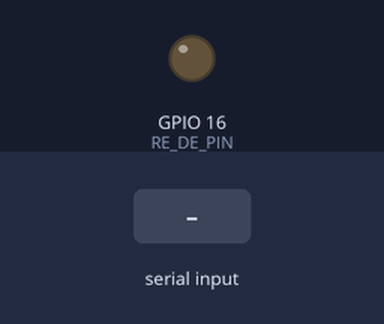
This sketch was run on a simulated ESP32. On the bench: output pins drawn as LEDs (lit = HIGH). The inputs (shaded band) are chosen by the test bench. What the sketch prints to the serial monitor is not drawn.

Above: at 1.2 s.
1.3 s: "1" received over the second serial link
Timing chart, 0 to 4.3 s (numbered marks = the images above; inputs shaded):
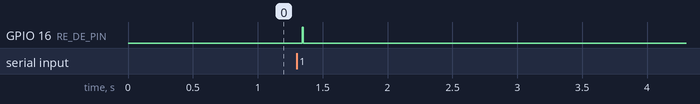

The sketch:

main.ino
```cpp
HardwareSerial Sender(1);
#define RE_DE_PIN 16
#define SENSOR_BUFF_LEN 9
typedef struct sensor_t {
  uint8_t buff[SENSOR_BUFF_LEN] = { 0 };
  uint8_t buff_i = 0;
  uint8_t buff_ready = 0;
  uint32_t buff_timer = 0;
  int16_t ppb_old = -1;
  int16_t ppb_cur = -1;
} sensor_t;
sensor_t sensor = {};

unsigned char FucCheckSum(unsigned char *i, unsigned char ln)
{
  unsigned char j, tempq = 0;
  i += 1;
  for (j = 0; j < (ln - 2); j++)
  {
    tempq += *i;
    i++;
  }
  tempq = (~tempq) + 1; return (tempq);
}

uint8_t checksum_valid()
{
  if (FucCheckSum(sensor.buff, SENSOR_BUFF_LEN) == sensor.buff[SENSOR_BUFF_LEN-1])
  {
    return 1;
  }
  return 0;
}

uint8_t ppb_get()
{
  int16_t ppb = sensor.buff[4] * 256 + sensor.buff[5];
  return ppb;
}

void ze27o3_listen()
{
  if (Serial2.available() > 0)
  {
    uint8_t c = Serial2.read();
    sensor.buff[sensor.buff_i] = c;
    sensor.buff_i += 1;
    sensor.buff_ready = 1;
    sensor.buff_timer = millis();
  }
}

int8_t ze27o3_ready()
{
  if (sensor.buff_ready && millis() - sensor.buff_timer > 40)
  {
    return 1;
  }
  return 0;
}

void ze27o3_write()
{
  digitalWrite(RE_DE_PIN, HIGH);
  for(int i = 0; i < SENSOR_BUFF_LEN; i++)
  {
    Sender.write(sensor.buff[i]);
  }
  delay(10);
  digitalWrite(RE_DE_PIN, LOW);
}

void ze27o3_debug()
{
    int16_t ppb = ppb_get();
    Serial.print("PPB: ");
    Serial.println(ppb);

    Serial.print("BUFF: ");
    for(int i = 0; i < SENSOR_BUFF_LEN; i++)
    {
      Serial.print(sensor.buff[i]);
      Serial.print(", ");
    }
    Serial.println();
    Serial.println();
}

void setup()
{
  Serial.begin(9600);
  Serial2.begin(9600, SERIAL_8N1, 27, 14);
  Sender.begin(9600, SERIAL_8N1, 17, 4);
  pinMode(RE_DE_PIN, OUTPUT);
  digitalWrite(RE_DE_PIN, LOW);
}

void loop()
{
  ze27o3_listen();

  if (ze27o3_ready())
  {
    sensor.buff_i = 0;
    sensor.buff_ready = 0;

    // CHECKSUM
    if (checksum_valid())
    {
      Serial.println("CHECKSUM: VALID");

      // SEND ZE27O3 RS485
      ze27o3_write();

      // SEND PPB 0-10V
      // TODO
    }
    else
    {
      Serial.println("CHECKSUM: ERROR");
    }

    ze27o3_debug();
  }
}
```

Measured:
- after the input at 1.3 s, GPIO 16 (RE_DE_PIN): LOW → HIGH at once, → LOW 0.01 s later
